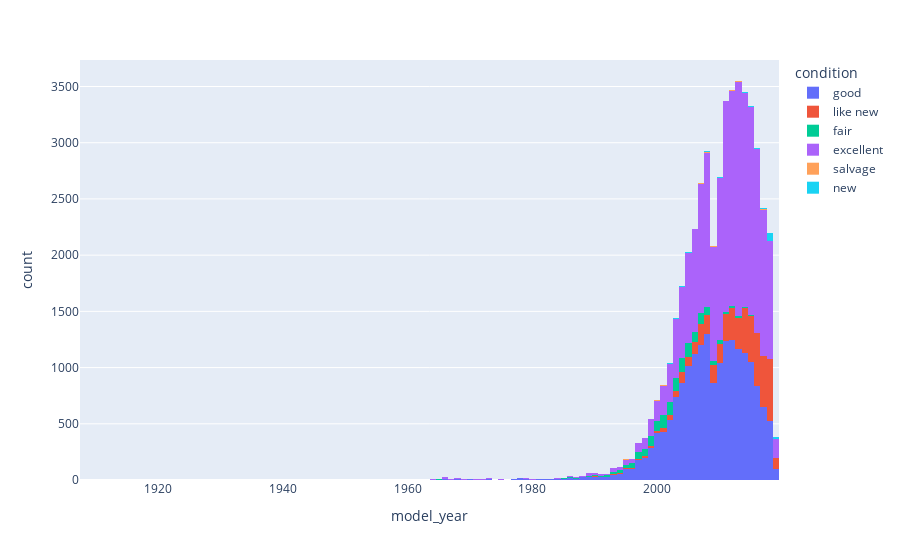

The code cell stored with this chart in its notebook:
### Markdown cell above
## Creamos los graficos

### Code cell
# Histograma de Condición por año
fig = px.histogram(car_data, x="model_year", color="condition", hover_data=car_data.columns)
fig.show()

### Figure 1 — Plotly figure (JSON) as saved in the notebook; plotly's stock layout.template omitted (floating-point values rounded to 4 significant figures; data arrays with more than 128 entries replaced by an {"elided": "..."} marker saying what was removed)
{"data": [{"bingroup": "x", "hovertemplate": "condition=good<br>model_year=%{x}<br>count=%{y}<extra></extra>", "legendgroup": "good", "marker": {"color": "#636efa", "pattern": {"shape": ""}}, "name": "good", "orientation": "v", "showlegend": true, "type": "histogram", "x": {"elided": "18695 int values"}, "xaxis": "x", "yaxis": "y"}, {"bingroup": "x", "hovertemplate": "condition=like new<br>model_year=%{x}<br>count=%{y}<extra></extra>", "legendgroup": "like new", "marker": {"color": "#EF553B", "pattern": {"shape": ""}}, "name": "like new", "orientation": "v", "showlegend": true, "type": "histogram", "x": {"elided": "4409 int values"}, "xaxis": "x", "yaxis": "y"}, {"bingroup": "x", "hovertemplate": "condition=fair<br>model_year=%{x}<br>count=%{y}<extra></extra>", "legendgroup": "fair", "marker": {"color": "#00cc96", "pattern": {"shape": ""}}, "name": "fair", "orientation": "v", "showlegend": true, "type": "histogram", "x": {"elided": "1492 int values"}, "xaxis": "x", "yaxis": "y"}, {"bingroup": "x", "hovertemplate": "condition=excellent<br>model_year=%{x}<br>count=%{y}<extra></extra>", "legendgroup": "excellent", "marker": {"color": "#ab63fa", "pattern": {"shape": ""}}, "name": "excellent", "orientation": "v", "showlegend": true, "type": "histogram", "x": {"elided": "23074 int values"}, "xaxis": "x", "yaxis": "y"}, {"bingroup": "x", "hovertemplate": "condition=salvage<br>model_year=%{x}<br>count=%{y}<extra></extra>", "legendgroup": "salvage", "marker": {"color": "#FFA15A", "pattern": {"shape": ""}}, "name": "salvage", "orientation": "v", "showlegend": true, "type": "histogram", "x": [1999, 2008, 2012, 1995, 2003, 2005, 2008, 2001, 2001, 1998, 2001, 2003, 2008, 2000, 2005, 2014, 2003, 1997, 2009, 2013, 2006, 2015, 2018, 2006, 1994, 1995, 2019, 1995, 2018, 2000, 2014, 2004, 2001, 2015, 2007, 2004, 2014, 1999, 2007, 2013, 1999, 2015, 2013, 2003, 1977, 2014, 2000, 2017, 2017, 2014, 2014, 2004, 1995, 2013, 1999, 2002, 2010, 2004, 2018, 2003, 2008, 2017, 2017, 2017, 2009, 2001, 2002, 1996, 2010, 2002, 2007, 2000, 2001, 2005, 2001, 1993, 2005, 2012, 1999, 2003, 2016, 2006, 1994, 2008, 2014, 1993, 2005, 2006, 2001, 2011, 2008, 2004, 2015, 2007, 1986, 2013, 1994, 1999, 1997, 2008, 2017, 2013, 2002], "xaxis": "x", "yaxis": "y"}, {"bingroup": "x", "hovertemplate": "condition=new<br>model_year=%{x}<br>count=%{y}<extra></extra>", "legendgroup": "new", "marker": {"color": "#19d3f3", "pattern": {"shape": ""}}, "name": "new", "orientation": "v", "showlegend": true, "type": "histogram", "x": {"elided": "133 int values"}, "xaxis": "x", "yaxis": "y"}], "layout": {"barmode": "relative", "legend": {"title": {"text": "condition"}, "tracegroupgap": 0}, "margin": {"t": 60}, "xaxis": {"anchor": "y", "domain": [0, 1], "title": {"text": "model_year"}}, "yaxis": {"anchor": "x", "domain": [0, 1], "title": {"text": "count"}}}}
